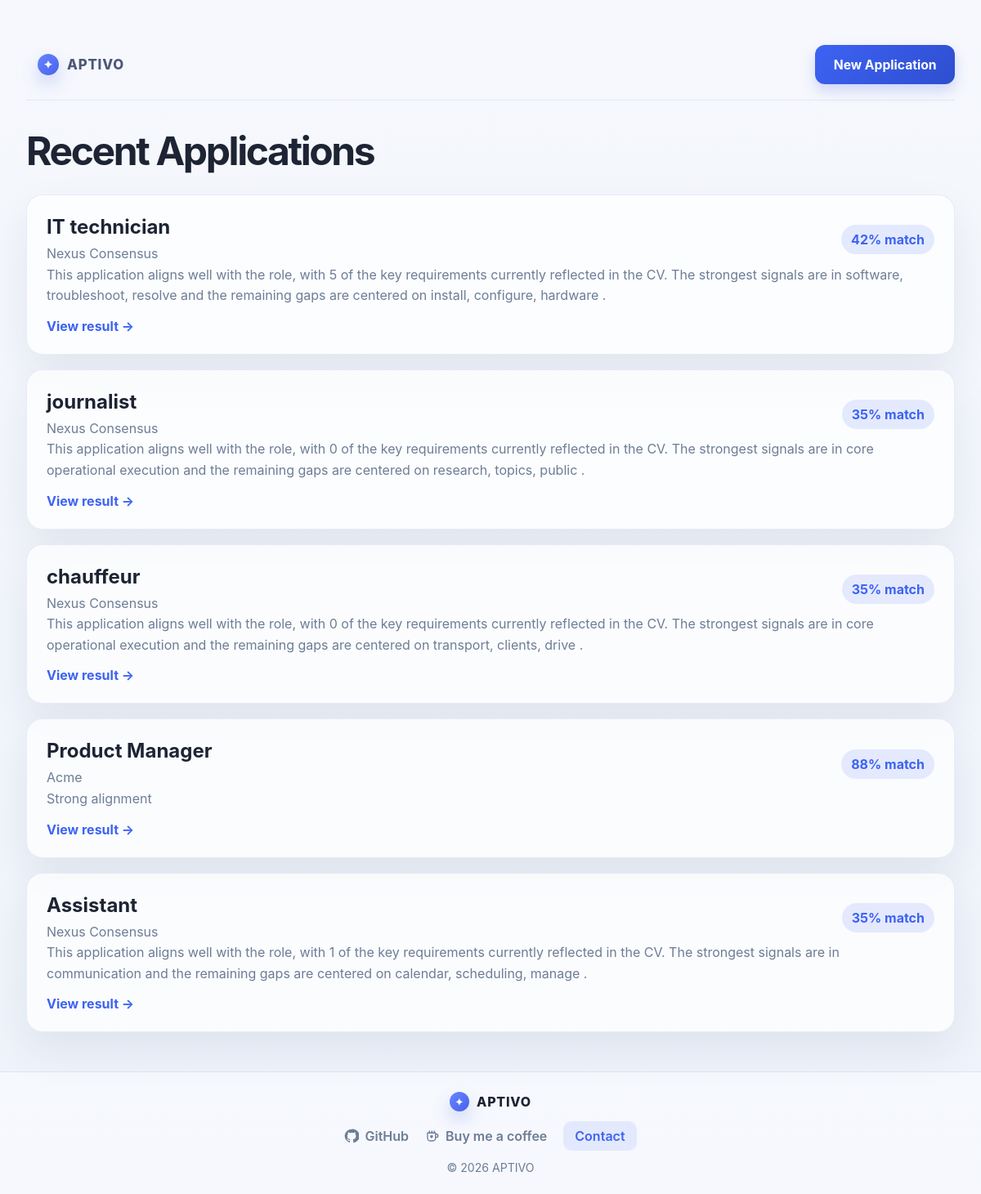
Page /dashboard on the earlier database version.
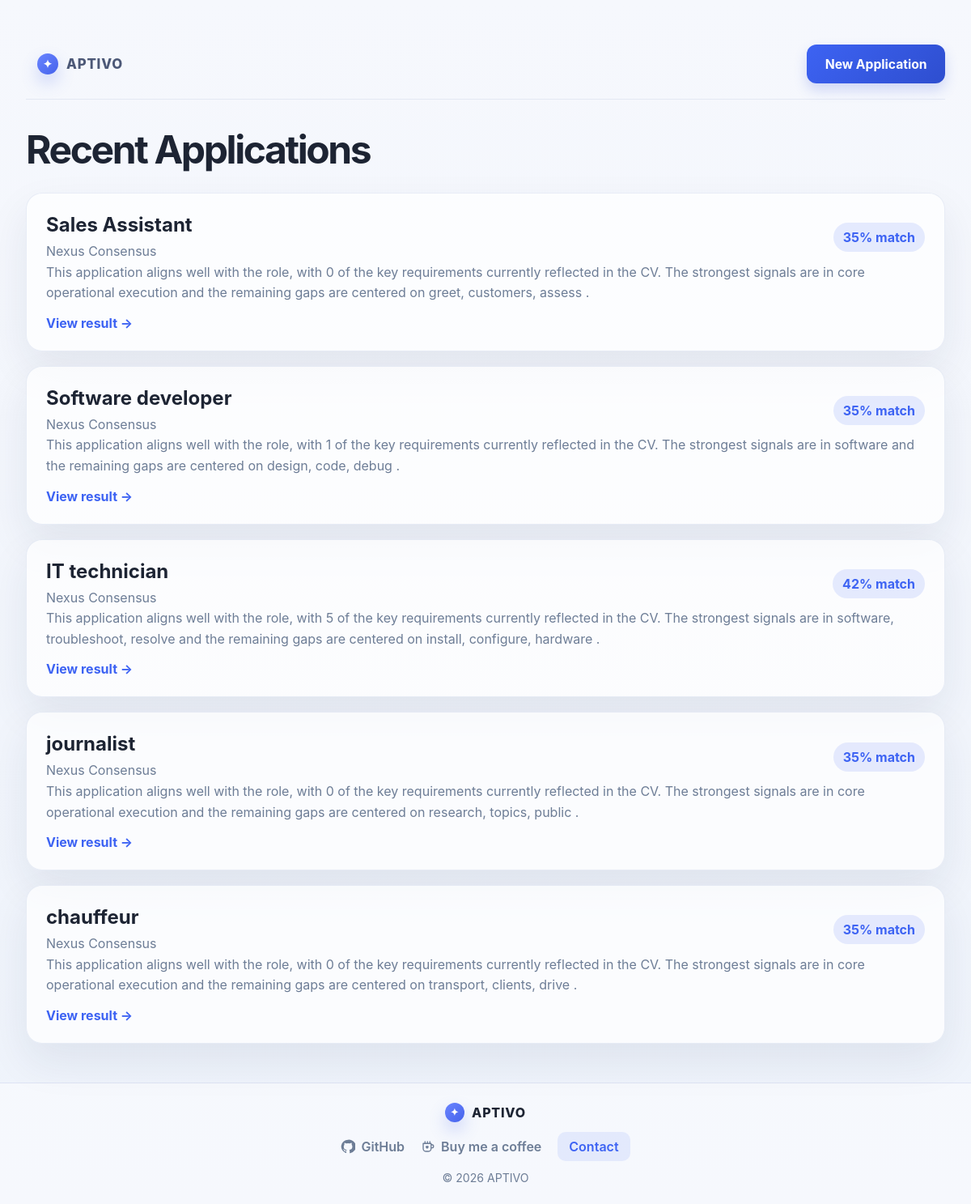
Same page on the later database version.
### tables this page shows
CREATE TABLE applications (
                id INTEGER PRIMARY KEY AUTOINCREMENT,
                company TEXT,
                role TEXT,
                job_description TEXT,
                cv_text TEXT,
                cover_letter TEXT,
                match_score INTEGER,
                summary TEXT,
                strengths TEXT,
                gaps TEXT,
                created_at TIMESTAMP DEFAULT CURRENT_TIMESTAMP
            , tailored_cv TEXT);

### app.py (the view)
@app.route("/dashboard")
def dashboard():
    with get_db_connection() as conn:
        rows = conn.execute(
            "SELECT * FROM applications ORDER BY id DESC LIMIT 5"
        ).fetchall()
    return render_template("dashboard.html", applications=rows)

### app.py (called while the page is built)
def get_db_connection():
    conn = sqlite3.connect("applications.db")
    conn.row_factory = sqlite3.Row
    return conn

### templates/dashboard.html (shortened to what this page needs)
<!DOCTYPE html>
<html lang="en">
  <head>
    <link rel="stylesheet" href="{{ url_for('static', filename='style.css') }}" />
  </head>
  <body class="dashboard-page">
    <div class="dashboard-shell">
      <header class="topbar dark-row">
        <a class="side-link" href="{{ url_for('index') }}"><div class="brand-wrap">
          <span class="brand-mark">✦</span>
          <span class="brand-name">APTIVO</span>
        </div>
        <div class="header-actions">
          <a class="primary-button" href="{{ url_for('application') }}">New Application</a>
        </div></a>
      </header>
      <main class="dashboard-main">
        <h1>Recent Applications</h1>
        {% if applications %}
          <div class="application-list">
            {% for app in applications %}
              <article class="app-card">
                <div class="app-head">
                  <div>
                    <h2>{{ app["role"] }}</h2>
                    <p>{{ app["company"] }}</p>
                  </div>
                  <span class="chip">{{ app["match_score"] }}% match</span>
                </div>
                <p class="app-summary">{{ app["summary"] }}</p>
                <a href="{{ url_for('result', application_id=app['id']) }}" class="text-link">View result →</a>
              </article>
            {% endfor %}
          </div>
        {% else %}
          <div class="empty-state">
            <h2>No saved applications yet.</h2>
            <p>Start with your first job application and let the system tailor the answer.</p>
          </div>
        {% endif %}
      </main>
    </div>
    {% include "_footer.html" %}
  </body>
</html>

### templates/_footer.html (shortened to what this page needs)
<footer class="site-footer">
  <div class="site-footer-content">
    <a class="site-footer-brand" href="{{ url_for('index') }}" aria-label="APTIVO home">
      <span class="brand-mark">✦</span>
      <span>APTIVO</span>
    </a>
    <nav class="site-footer-links" aria-label="Footer links">
      <a href="https://github.com/SipheDilima247" target="_blank" rel="noopener noreferrer">
        GitHub
      </a>
      <a href="https://ko-fi.com/siphedilima247" target="_blank" rel="noopener noreferrer">
        Buy me a coffee
      </a>
      <a class="site-footer-contact" href="mailto:SipheleleDilima@hotmail.com">Contact</a>
    </nav>
    <p class="site-footer-copyright">© 2026 APTIVO</p>
  </div>
</footer>

### static/style.css (style rules this page uses)
:root { --bg-page: #f3f6fb; --bg-surface: #ffffff; --bg-soft: #edf3ff; --primary: #3d63f3; --primary-dark: #2e4ecf; --primary-soft: rgba(61, 99, 243, 0.12); --text: #1d2433; --muted: #6d7d96; --line: #dfe7f7; --success-bg: rgba(101, 193, 119, 0.08); --success-text: #1f8d53; --shadow: 0 22px 52px rgba(22, 34, 72, 0.08); }
* { box-sizing: border-box; }
html, body { margin: 0; min-height: 100%; font-family: Inter, "Segoe UI", sans-serif; background: linear-gradient(180deg, #f6f8fd 0%, #eef3fb 100%); color: var(--text); }
a { text-decoration: none; color: inherit; }
body { min-height: 100vh; }
.page-shell, .wizard-shell, .dashboard-shell, .result-shell { max-width: 1280px; margin: 0 auto; padding: 24px 32px 48px; }
.topbar { display: flex; align-items: center; justify-content: space-between; padding: 18px 0 12px; }
.side-link { display: flex; align-items: center; gap: 12px; padding: 12px 14px; border-radius: 12px; color: #4c5877; font-weight: 600; text-decoration: none; }
.brand-wrap { display: flex; align-items: center; gap: 10px; font-weight: 800; letter-spacing: 0.05em; }
.brand-mark { display: inline-flex; align-items: center; justify-content: center; width: 26px; height: 26px; border-radius: 50%; background: linear-gradient(135deg, #7aa3ff 0%, #425ee8 100%); color: white; font-size: 14px; box-shadow: 0 6px 18px rgba(54, 90, 214, 0.28); }
.brand-name { font-size: 1.05rem; }
.site-footer { border-top: 1px solid rgba(127, 141, 206, 0.2); padding: 24px; background: rgba(255, 255, 255, 0.42); }
.site-footer-content { max-width: 1180px; margin: 0 auto; display: flex; flex-direction: column; align-items: center; gap: 12px; text-align: center; }
.site-footer-brand { display: inline-flex; align-items: center; gap: 9px; color: inherit; font-weight: 800; letter-spacing: 0.05em; }
.site-footer-brand .brand-mark { width: 24px; height: 24px; font-size: 0.76rem; }
.site-footer-links { display: flex; align-items: center; justify-content: center; gap: 20px; flex-wrap: wrap; color: var(--muted); font-weight: 600; }
.site-footer-links a { color: var(--muted); }
.site-footer-links a:not(.site-footer-contact) { display: inline-flex; align-items: center; gap: 7px; }
.site-footer-icon { width: 18px; height: 18px; flex: 0 0 18px; }
.site-footer-links .site-footer-contact { padding: 8px 14px; border-radius: 10px; background: rgba(61, 99, 243, 0.1); color: var(--primary); }
.site-footer-copyright { margin: 0; color: var(--muted); font-size: 0.88rem; }
.header-actions { display: flex; align-items: center; gap: 14px; }
.link-button, .primary-button, .secondary-button, .upload-button, .text-link { display: inline-flex; align-items: center; justify-content: center; border-radius: 12px; transition: all 0.2s ease; }
.primary-button, .secondary-button { cursor: pointer; border: none; font-weight: 700; font-size: 0.98rem; padding: 0.9rem 1.4rem; }
.primary-button { background: linear-gradient(135deg, var(--primary) 0%, var(--primary-dark) 100%); color: white; box-shadow: 0 8px 16px rgba(70, 95, 223, 0.22); }
.score-card p, .info-row span, .app-summary, .empty-state p, .app-card p { color: var(--muted); line-height: 1.6; }
.dashboard-page { padding-top: 12px; }
.dark-row { border-bottom: 1px solid rgba(121, 138, 188, 0.15); padding-bottom: 18px; }
.dashboard-main { padding-top: 32px; }
.dashboard-main h1 { margin: 0 0 24px; font-size: clamp(2rem, 4vw, 3rem); letter-spacing: -0.05em; }
.application-list { display: grid; gap: 18px; }
.app-card { background: rgba(255, 255, 255, 0.72); border: 1px solid rgba(117, 140, 196, 0.15); border-radius: 20px; box-shadow: var(--shadow); padding: 24px; }
.app-head { display: flex; align-items: center; justify-content: space-between; gap: 14px; }
.app-card h2 { margin: 0 0 6px; }
.app-card p { margin: 0; }
.chip { display: inline-flex; align-items: center; justify-content: center; padding: 8px 12px; border-radius: 999px; font-weight: 700; background: rgba(61, 99, 243, 0.12); color: var(--primary); }
.text-link { display: inline-flex; margin-top: 14px; color: var(--primary); font-weight: 700; }
.sidebar-brand .brand-mark, .brand-mark { display: inline-flex; align-items: center; justify-content: center; width: 26px; height: 26px; border-radius: 50%; background: linear-gradient(135deg, #6a85ff, #4562eb); color: #fff; box-shadow: 0 10px 20px rgba(80, 108, 235, 0.25); font-size: 0.85rem; }
.sidebar-brand .brand-name, .brand-name { font-size: 1.05rem; }

Differences in the rows shown:
no longer on this page (row unchanged): applications: role "Product Manager", company "Acme", match_score "88", summary "Strong alignment"
no longer on this page (row unchanged): applications: role "Assistant", company "Nexus Consensus", match_score "35", summary "This application aligns well with the role, with 1 of the key requirements currently reflected in the CV. The strongest signals are in communication and the remaining gaps are centered on calendar, scheduling, manage ."
added applications: role "Sales Assistant", company "Nexus Consensus", match_score "35", summary "This application aligns well with the role, with 0 of the key requirements currently reflected in the CV. The strongest signals are in core operational execution and the remaining gaps are centered on greet, customers, assess ."
added applications: role "Software developer", company "Nexus Consensus", match_score "35", summary "This application aligns well with the role, with 1 of the key requirements currently reflected in the CV. The strongest signals are in software and the remaining gaps are centered on design, code, debug ."
